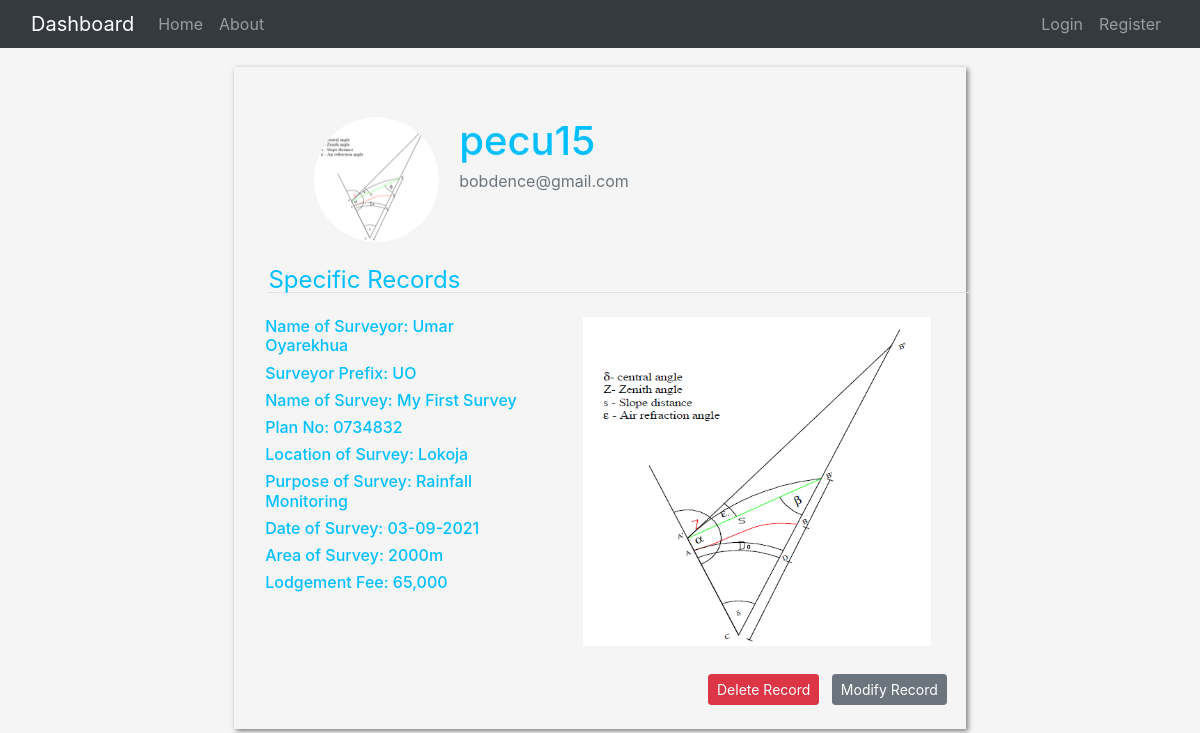
The app's page /record/Umar Oyarekhua/4 with its own data.
### app/models.py (models this page shows, shortened)
class User(db.Model, UserMixin):
    id = db.Column(db.Integer, primary_key=True)
    username = db.Column(db.String(20), nullable=False, unique=True)
    email = db.Column(db.String(120), nullable=False, unique=True)
    first_name = db.Column(db.String(), nullable=False)
    last_name = db.Column(db.String(), nullable=False)
    full_name = db.Column(db.String(), nullable=False)
    password = db.Column(db.String(), nullable=False)
    prefix = db.Column(db.String(2), nullable=False)
    phone_no = db.Column(db.String(15), unique=True, nullable= False)
    location = db.Column(db.String())
    image_file = db.Column(db.String(20), nullable=False, default='default.png')
    plans = db.relationship('Lodgement', backref='surveyor', lazy=True)

class Lodgement(db.Model):
    id = db.Column(db.Integer, primary_key=True)
    name_of_survey = db.Column(db.String(), nullable=False)
    prefix = db.Column(db.String(2), nullable=False)
    plan_no = db.Column(db.String(), nullable=False)
    location = db.Column(db.String(), nullable=False)
    purpose_of_survey = db.Column(db.String(), nullable=False)
    date_of_survey = db.Column(db.DateTime(), default=datetime.utcnow)
    area_of_land = db.Column(db.Integer, nullable=False)
    lodegement_fee = db.Column(db.String, nullable=False)
    plan_file = db.Column(db.String(20), nullable=False, default='default.png')
    user_id = db.Column(db.Integer, db.ForeignKey('user.id'), nullable=False)

### app/routes.py (the view)
@app.route("/record/<string:name>/<int:plan_id>")
def record_view(name, plan_id):
    plan = Lodgement.query.get_or_404(plan_id)
    return render_template('spec_record.html', plan=plan, title=plan.plan_no, legend='Specific Records')

### app/templates/spec_record.html (shortened to what this page needs)
{% extends "layout.html" %}
{% block CSS %}
<link rel="stylesheet" type='text/css' href="{{ url_for('static', filename='css/spec_record.css') }}">
{% endblock %}
{% block content %}
<div class="container-fluid starting">
    <div class="row">
        <div class="col-sm-12 col-md-2"></div>
        <div class="col-sm-8 col-md-8">
            <div class="box">
                <div class="content-section">
                    <img class="rounded-circle account-img"
                        src="{{ url_for('static', filename='profile_pics/' + plan.surveyor.image_file) }}">
                    <div class="media-body">
                        <h2 class="account-heading"> {{ plan.surveyor.username }} </h2>
                        <p class="text-secondary"> {{ plan.surveyor.email }}</p>
                    </div>
                </div>
                <div class="container-fluid">
                    <legend class="border-bottom mb-4">{{ legend }}</legend>
                    <div class="plan-display">
                        <div class="row">
                            <div class="col-sm-12 col-md-5">
                                <h6>Name of Surveyor: {{ plan.surveyor.full_name }}</h6>
                                <h6>Surveyor Prefix: {{ plan.surveyor.prefix }}</h6>
                                <h6>Name of Survey: {{ plan.name_of_survey }}</h6>
                                <h6>Plan No: {{ plan.plan_no }}</h6>
                                <h6>Location of Survey: {{ plan.location }}</h6>
                                <h6>Purpose of Survey: {{ plan.purpose_of_survey }}</h6>
                                <h6>Date of Survey: {{ plan.date_of_survey.strftime('%d-%m-%Y') }}</h6>
                                <h6>Area of Survey: {{ plan.area_of_land }}</h6>
                                <h6>Lodgement Fee: {{ plan.lodegement_fee }}</h6>
                            </div>
                            <div class="col-sm-12 col-md-7">
                                <img class="plan-img"
                                    src=" {{ url_for('static', filename='plan_image/' + plan.plan_file) }}">
                            </div>
                        </div>
                    </div>
                    <div class="mt-4 anchor-tag">
                        <button type="button" class="btn btn-primary btn-danger btn-sm m-1" data-toggle="modal"
                            data-target="#exampleModal">
                            Delete Record
                        </button>
                        <a class="btn btn-secondary btn-sm m-1" href="{{ url_for('modify', name=plan.surveyor.full_name, plan_id=plan.id ) }}">Modify
                            Record</a>
                    </div>
                </div>
            </div>
        </div>
        <div class="col-sm-12 col-md-2"></div>
    </div>
</div>
{% endblock content %}

### app/static/css/spec_record.css (style rules this page uses)
body { line-height: 1; margin: 0; background-color: whitesmoke; }
h1, h2, h3, h4, h5, h6, label, legend { color: deepskyblue; }
legend { margin-left: 1.2rem; }
.box { margin: 1.2rem; padding: 40px 0px 20px; box-shadow: 2px 2px 5px rgba(0, 0, 0, .5); }
.content-section { display: flex; padding: 10px 5rem; }
.account-img { height: 125px; width: 125px; margin-right: 20px; margin-bottom: 16px; }
.account-heading { font-size: 2.5rem; }
.plan-display { display: block; margin-left: 16px; }
.plan-img { width: 90%; display: block; margin: auto; }
.anchor-tag { display: block; text-align: right; }

### records on screen
User: image_file (picture), surveyor.username "pecu15", surveyor.email "bobdence@gmail.com", surveyor.full_name "Umar Oyarekhua", surveyor.prefix "UO"
Lodgement: name_of_survey "My First Survey", plan_no "0734832", location "Lokoja", purpose_of_survey "Rainfall Monitoring", date_of_survey "03-09-2021", area_of_land "2000m", lodegement_fee "65,000", plan_file (picture)

### other values on screen
{{ legend }} "Specific Records"
